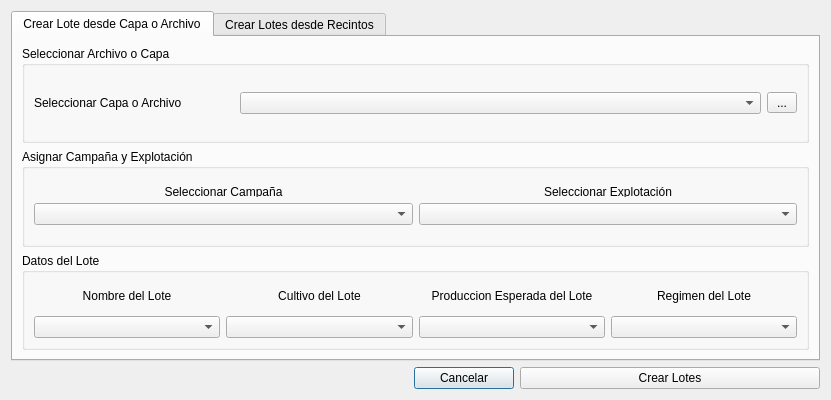
<?xml version="1.0" encoding="UTF-8"?>
<ui version="4.0">
 <class>Dialog</class>
 <widget class="QDialog" name="Dialog">
  <property name="geometry">
   <rect>
    <x>0</x>
    <y>0</y>
    <width>831</width>
    <height>400</height>
   </rect>
  </property>
  <property name="windowTitle">
   <string>Dialog</string>
  </property>
  <layout class="QGridLayout" name="gridLayout">
   <item row="1" column="1">
    <widget class="QPushButton" name="btn_cancel">
     <property name="maximumSize">
      <size>
       <width>100</width>
       <height>16777215</height>
      </size>
     </property>
     <property name="text">
      <string>Cancelar</string>
     </property>
    </widget>
   </item>
   <item row="1" column="2">
    <widget class="QPushButton" name="btn_create">
     <property name="maximumSize">
      <size>
       <width>300</width>
       <height>16777215</height>
      </size>
     </property>
     <property name="text">
      <string>Crear Lotes</string>
     </property>
    </widget>
   </item>
   <item row="0" column="0" colspan="3">
    <widget class="QTabWidget" name="tabWidget">
     <property name="currentIndex">
      <number>0</number>
     </property>
     <widget class="QWidget" name="tab_1">
      <attribute name="title">
       <string>Crear Lote desde Capa o Archivo</string>
      </attribute>
      <layout class="QVBoxLayout" name="verticalLayout">
       <item>
        <widget class="QGroupBox" name="groupBox_2">
         <property name="title">
          <string>Seleccionar Archivo o Capa</string>
         </property>
         <layout class="QVBoxLayout" name="verticalLayout_4">
          <item>
           <layout class="QHBoxLayout" name="horizontalLayout_2">
            <property name="sizeConstraint">
             <enum>QLayout::SetDefaultConstraint</enum>
            </property>
            <item>
             <widget class="QLabel" name="label_12">
              <property name="maximumSize">
               <size>
                <width>200</width>
                <height>16777215</height>
               </size>
              </property>
              <property name="text">
               <string>Seleccionar Capa o Archivo</string>
              </property>
             </widget>
            </item>
            <item>
             <widget class="QgsMapLayerComboBox" name="comboLayers"/>
            </item>
            <item>
             <widget class="QToolButton" name="toolButton_2">
              <property name="minimumSize">
               <size>
                <width>30</width>
                <height>0</height>
               </size>
              </property>
              <property name="maximumSize">
               <size>
                <width>30</width>
                <height>16777215</height>
               </size>
              </property>
              <property name="text">
               <string>...</string>
              </property>
             </widget>
            </item>
           </layout>
          </item>
         </layout>
        </widget>
       </item>
       <item>
        <widget class="QGroupBox" name="groupBox_3">
         <property name="title">
          <string>Asignar Campaña y Explotación</string>
         </property>
         <layout class="QVBoxLayout" name="verticalLayout_5">
          <item>
           <layout class="QGridLayout" name="gridLayout_6">
            <item row="0" column="0">
             <widget class="QLabel" name="label_13">
              <property name="maximumSize">
               <size>
                <width>16777215</width>
                <height>10</height>
               </size>
              </property>
              <property name="text">
               <string>Seleccionar Campaña</string>
              </property>
              <property name="alignment">
               <set>Qt::AlignCenter</set>
              </property>
             </widget>
            </item>
            <item row="0" column="1">
             <widget class="QLabel" name="label_14">
              <property name="maximumSize">
               <size>
                <width>16777215</width>
                <height>10</height>
               </size>
              </property>
              <property name="text">
               <string>Seleccionar Explotación</string>
              </property>
              <property name="alignment">
               <set>Qt::AlignCenter</set>
              </property>
             </widget>
            </item>
            <item row="1" column="0">
             <widget class="QComboBox" name="comboCamp"/>
            </item>
            <item row="1" column="1">
             <widget class="QComboBox" name="comboExp"/>
            </item>
           </layout>
          </item>
         </layout>
        </widget>
       </item>
       <item>
        <widget class="QGroupBox" name="groupBox_4">
         <property name="title">
          <string>Datos del Lote</string>
         </property>
         <layout class="QGridLayout" name="gridLayout_5">
          <item row="1" column="0">
           <widget class="QgsFieldComboBox" name="comboNombre">
            <property name="allowEmptyFieldName">
             <bool>true</bool>
            </property>
           </widget>
          </item>
          <item row="1" column="2">
           <widget class="QgsFieldComboBox" name="comboProduccion">
            <property name="allowEmptyFieldName">
             <bool>true</bool>
            </property>
           </widget>
          </item>
          <item row="1" column="3">
           <widget class="QgsFieldComboBox" name="comboRegimen">
            <property name="allowEmptyFieldName">
             <bool>true</bool>
            </property>
           </widget>
          </item>
          <item row="1" column="1">
           <widget class="QgsFieldComboBox" name="comboCultivo">
            <property name="allowEmptyFieldName">
             <bool>true</bool>
            </property>
           </widget>
          </item>
          <item row="0" column="0">
           <widget class="QLabel" name="label_8">
            <property name="text">
             <string>Nombre del Lote</string>
            </property>
            <property name="alignment">
             <set>Qt::AlignCenter</set>
            </property>
           </widget>
          </item>
          <item row="0" column="1">
           <widget class="QLabel" name="label_9">
            <property name="text">
             <string>Cultivo del Lote</string>
            </property>
            <property name="alignment">
             <set>Qt::AlignCenter</set>
            </property>
           </widget>
          </item>
          <item row="0" column="2">
           <widget class="QLabel" name="label_10">
            <property name="text">
             <string>Produccion Esperada del Lote</string>
            </property>
            <property name="alignment">
             <set>Qt::AlignCenter</set>
            </property>
           </widget>
          </item>
          <item row="0" column="3">
           <widget class="QLabel" name="label_11">
            <property name="text">
             <string>Regimen del Lote</string>
            </property>
            <property name="alignment">
             <set>Qt::AlignCenter</set>
            </property>
           </widget>
          </item>
         </layout>
        </widget>
       </item>
      </layout>
     </widget>
     <widget class="QWidget" name="tab_2">
      <attribute name="title">
       <string>Crear Lotes desde Recintos</string>
      </attribute>
      <layout class="QVBoxLayout" name="verticalLayout_2">
       <item>
        <widget class="QGroupBox" name="groupBox_6">
         <property name="title">
          <string>Asignar Campaña y Explotación</string>
         </property>
         <layout class="QVBoxLayout" name="verticalLayout_6">
          <item>
           <layout class="QGridLayout" name="gridLayout_8">
            <item row="0" column="0">
             <widget class="QLabel" name="label_19">
              <property name="maximumSize">
               <size>
                <width>16777215</width>
                <height>10</height>
               </size>
              </property>
              <property name="text">
               <string>Seleccionar Campaña</string>
              </property>
              <property name="alignment">
               <set>Qt::AlignCenter</set>
              </property>
             </widget>
            </item>
            <item row="0" column="1">
             <widget class="QLabel" name="label_20">
              <property name="maximumSize">
               <size>
                <width>16777215</width>
                <height>10</height>
               </size>
              </property>
              <property name="text">
               <string>Seleccionar Explotación</string>
              </property>
              <property name="alignment">
               <set>Qt::AlignCenter</set>
              </property>
             </widget>
            </item>
            <item row="1" column="0">
             <widget class="QComboBox" name="comboCamp_2"/>
            </item>
            <item row="1" column="1">
             <widget class="QComboBox" name="comboExp_2"/>
            </item>
           </layout>
          </item>
         </layout>
        </widget>
       </item>
       <item>
        <widget class="QGroupBox" name="groupBox_5">
         <property name="title">
          <string>Datos del Lote</string>
         </property>
         <layout class="QGridLayout" name="gridLayout_7">
          <item row="0" column="0">
           <widget class="QLabel" name="label_15">
            <property name="text">
             <string>Nombre del Lote</string>
            </property>
            <property name="alignment">
             <set>Qt::AlignCenter</set>
            </property>
           </widget>
          </item>
          <item row="0" column="2">
           <widget class="QLabel" name="label_17">
            <property name="text">
             <string>Produccion Esperada del Lote</string>
            </property>
            <property name="alignment">
             <set>Qt::AlignCenter</set>
            </property>
           </widget>
          </item>
          <item row="0" column="3">
           <widget class="QLabel" name="label_18">
            <property name="text">
             <string>Regimen del Lote</string>
            </property>
            <property name="alignment">
             <set>Qt::AlignCenter</set>
            </property>
           </widget>
          </item>
          <item row="1" column="1">
           <widget class="QComboBox" name="comboCultivo_2"/>
          </item>
          <item row="0" column="1">
           <widget class="QLabel" name="label_16">
            <property name="text">
             <string>Cultivo del Lote</string>
            </property>
            <property name="alignment">
             <set>Qt::AlignCenter</set>
            </property>
           </widget>
          </item>
          <item row="1" column="0">
           <widget class="QLineEdit" name="line_name">
            <property name="maximumSize">
             <size>
              <width>200</width>
              <height>16777215</height>
             </size>
            </property>
           </widget>
          </item>
          <item row="1" column="2">
           <widget class="QLineEdit" name="line_prod">
            <property name="maximumSize">
             <size>
              <width>200</width>
              <height>16777215</height>
             </size>
            </property>
           </widget>
          </item>
          <item row="1" column="3">
           <widget class="QComboBox" name="comboRegimen_2"/>
          </item>
         </layout>
        </widget>
       </item>
      </layout>
     </widget>
    </widget>
   </item>
  </layout>
 </widget>
 <customwidgets>
  <customwidget>
   <class>QgsFieldComboBox</class>
   <extends>QComboBox</extends>
   <header>qgsfieldcombobox.h</header>
  </customwidget>
  <customwidget>
   <class>QgsMapLayerComboBox</class>
   <extends>QComboBox</extends>
   <header>qgsmaplayercombobox.h</header>
  </customwidget>
 </customwidgets>
 <resources/>
 <connections/>
</ui>
